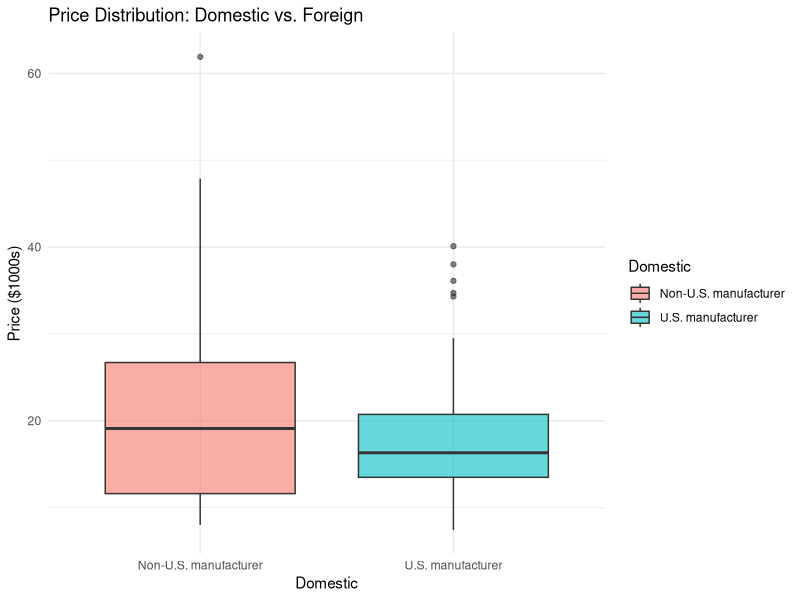

Reproduce this figure in R.
# ==============================================================================
# SCRIPT 3: BIVARIATE ANALYSIS
# Research Question 1: Price Difference by Origin (Domestic vs Foreign)
# ==============================================================================

# Load necessary libraries
library(ggplot2)

# Load data (ensure previous cleaning script has run)
cars_data <- read.csv("cleaned_93Cars.csv", stringsAsFactors = TRUE)

# *Re-apply Factor Order for Cylinders* (CSV does not store factor order metadata)
cars_data$NumberOfCylinders <- factor(cars_data$NumberOfCylinders, 
                                      levels = c("3", "4", "5", "6", "8", "rotary"))

# *Re-apply Factor Order for AirBags (Ordinal Variable)*
# Hierarchy: none < driver only < driver & passenger
cars_data$AirBags <- factor(cars_data$AirBags, 
                            levels = c("none", "driver only", "driver & passenger"), 
                            ordered = TRUE)

print(">>> RQ1: MidrangePrice vs. Domestic <<<")

# --- 1. VISUALIZATION (Boxplot) ---
# This gives us the first visual clue about medians and spread.
p1 <- ggplot(cars_data, aes(x = Domestic, y = MidrangePrice, fill = Domestic)) +
  geom_boxplot(alpha = 0.6) +
  labs(title = "Price Distribution: Domestic vs. Foreign", y = "Price ($1000s)") +
  theme_minimal()
print(p1)

# --- 2. ASSUMPTION CHECK: NORMALITY ---
# T-test assumes data follows a normal distribution.

# ==============================================================================
# 1. CHECK SAMPLE SIZES BY GROUP
# ==============================================================================

cat(strrep("=", 78), "\n")
cat("SAMPLE SIZE CHECK FOR TWO-SAMPLE T-TEST\n")
cat(strrep("=", 78), "\n\n")

# Count observations in each group
sample_sizes <- table(cars_data$Domestic)
print(sample_sizes)

cat("\n")

# Extract individual group sizes
n_usa <- sum(cars_data$Domestic == "U.S. manufacturer")
n_non_usa <- sum(cars_data$Domestic == "Non-U.S. manufacturer")

cat("Sample size for USA cars:     n1 =", n_usa, "\n")
cat("Sample size for non-USA cars: n2 =", n_non_usa, "\n\n")

# ==============================================================================
# 2. CHECK IF CLT APPLIES (n > 30)
# ==============================================================================

cat("Central Limit Theorem (CLT) Check:\n")
cat(strrep("-", 40), "\n")

if (n_usa > 30) {
  cat("✓ USA group (n1 = ", n_usa, ") > 30: CLT APPLIES\n", sep = "")
} else {
  cat("✗ USA group (n1 = ", n_usa, ") ≤ 30: CLT does NOT apply\n", sep = "")
  cat("  → Need to check normality assumption\n")
}

if (n_non_usa > 30) {
  cat("✓ non-USA group (n2 = ", n_non_usa, ") > 30: CLT APPLIES\n", sep = "")
} else {
  cat("✗ non-USA group (n2 = ", n_non_usa, ") ≤ 30: CLT does NOT apply\n", sep = "")
  cat("  → Need to check normality assumption\n")
}

cat("\n")


# --- 3. ASSUMPTION CHECK: EQUALITY OF VARIANCES (F-Test) ---
# Before running the T-test, we need to know if variances are equal (Homoscedasticity).
# This decides if we use Student's t-test (var.equal=TRUE) or Welch's t-test (var.equal=FALSE).
print("--- F-test for Equality of Variances ---")
var_test <- var.test(MidrangePrice ~ Domestic, data = cars_data)
print(var_test)


# --- 4. HYPOTHESIS TESTING ---
# H0: The mean price is EQUAL for Domestic and Foreign cars.
# H1: The mean price is DIFFERENT.

# Parametric Test (T-test)
# Note: Set var.equal to TRUE or FALSE based on the F-test result above.
# For now, I default to FALSE (Welch's) as it is safer, but check the F-test result!
print("--- Independent Samples T-test ---")
t_test_res <- t.test(MidrangePrice ~ Domestic, data = cars_data, var.equal = FALSE)
print(t_test_res)
